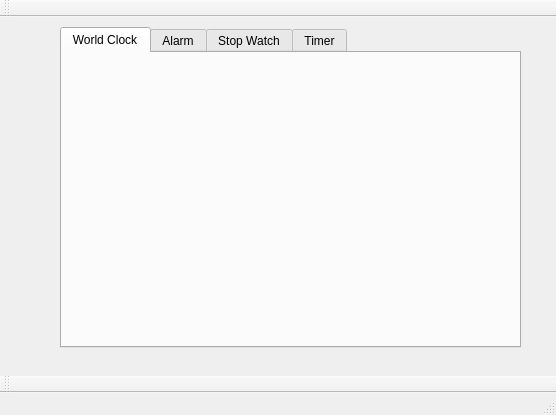
<?xml version="1.0" encoding="UTF-8"?>
<ui version="4.0">
 <class>MainWindow</class>
 <widget class="QMainWindow" name="MainWindow">
  <property name="geometry">
   <rect>
    <x>0</x>
    <y>0</y>
    <width>556</width>
    <height>415</height>
   </rect>
  </property>
  <property name="windowTitle">
   <string>MainWindow</string>
  </property>
  <widget class="QWidget" name="centralwidget">
   <widget class="QTabWidget" name="tabWidget">
    <property name="geometry">
     <rect>
      <x>60</x>
      <y>10</y>
      <width>461</width>
      <height>321</height>
     </rect>
    </property>
    <property name="currentIndex">
     <number>0</number>
    </property>
    <widget class="QWidget" name="tab">
     <attribute name="title">
      <string>World Clock</string>
     </attribute>
     <widget class="QLabel" name="label">
      <property name="geometry">
       <rect>
        <x>130</x>
        <y>40</y>
        <width>151</width>
        <height>51</height>
       </rect>
      </property>
      <property name="text">
       <string/>
      </property>
     </widget>
     <widget class="QWidget" name="">
      <property name="geometry">
       <rect>
        <x>30</x>
        <y>130</y>
        <width>401</width>
        <height>20</height>
       </rect>
      </property>
      <layout class="QHBoxLayout" name="horizontalLayout">
       <item>
        <widget class="QLabel" name="lbl_ir_time">
         <property name="text">
          <string/>
         </property>
        </widget>
       </item>
       <item>
        <widget class="QLabel" name="lbl_gr_time">
         <property name="text">
          <string/>
         </property>
        </widget>
       </item>
       <item>
        <widget class="QLabel" name="label_4">
         <property name="text">
          <string/>
         </property>
        </widget>
       </item>
      </layout>
     </widget>
    </widget>
    <widget class="QWidget" name="tab_2">
     <attribute name="title">
      <string>Alarm</string>
     </attribute>
     <widget class="QWidget" name="gridLayoutWidget">
      <property name="geometry">
       <rect>
        <x>0</x>
        <y>0</y>
        <width>451</width>
        <height>291</height>
       </rect>
      </property>
      <layout class="QGridLayout" name="gl_alarms">
       <item row="2" column="2">
        <widget class="QPushButton" name="btn_add_alarm">
         <property name="text">
          <string>+</string>
         </property>
        </widget>
       </item>
       <item row="2" column="1">
        <widget class="QLineEdit" name="ln_title_alarm"/>
       </item>
       <item row="2" column="0">
        <widget class="QTimeEdit" name="timeEdit"/>
       </item>
      </layout>
     </widget>
    </widget>
    <widget class="QWidget" name="tab_3">
     <attribute name="title">
      <string>Stop Watch</string>
     </attribute>
     <widget class="QPushButton" name="pbstart_stopwatch">
      <property name="geometry">
       <rect>
        <x>110</x>
        <y>210</y>
        <width>75</width>
        <height>24</height>
       </rect>
      </property>
      <property name="text">
       <string>Start</string>
      </property>
     </widget>
     <widget class="QPushButton" name="pbreset_stopwatch">
      <property name="geometry">
       <rect>
        <x>200</x>
        <y>210</y>
        <width>75</width>
        <height>24</height>
       </rect>
      </property>
      <property name="text">
       <string>Reset</string>
      </property>
     </widget>
     <widget class="QPushButton" name="pbstop_stopwatch">
      <property name="geometry">
       <rect>
        <x>290</x>
        <y>210</y>
        <width>75</width>
        <height>24</height>
       </rect>
      </property>
      <property name="text">
       <string>Stop</string>
      </property>
     </widget>
     <widget class="QLabel" name="lbl_stopwatch">
      <property name="geometry">
       <rect>
        <x>150</x>
        <y>60</y>
        <width>171</width>
        <height>91</height>
       </rect>
      </property>
      <property name="font">
       <font>
        <family>Seven Segment</family>
        <pointsize>46</pointsize>
       </font>
      </property>
      <property name="text">
       <string>0</string>
      </property>
      <property name="alignment">
       <set>Qt::AlignCenter</set>
      </property>
     </widget>
    </widget>
    <widget class="QWidget" name="tab_4">
     <attribute name="title">
      <string>Timer</string>
     </attribute>
     <widget class="QLineEdit" name="lnhour">
      <property name="geometry">
       <rect>
        <x>63</x>
        <y>50</y>
        <width>102</width>
        <height>99</height>
       </rect>
      </property>
      <property name="sizePolicy">
       <sizepolicy hsizetype="Expanding" vsizetype="Expanding">
        <horstretch>0</horstretch>
        <verstretch>0</verstretch>
       </sizepolicy>
      </property>
      <property name="font">
       <font>
        <family>Seven Segment</family>
        <pointsize>54</pointsize>
       </font>
      </property>
      <property name="styleSheet">
       <string notr="true">color: rgb(255, 0, 127);</string>
      </property>
      <property name="text">
       <string>0</string>
      </property>
      <property name="alignment">
       <set>Qt::AlignCenter</set>
      </property>
     </widget>
     <widget class="QLineEdit" name="lnminute">
      <property name="geometry">
       <rect>
        <x>171</x>
        <y>50</y>
        <width>103</width>
        <height>99</height>
       </rect>
      </property>
      <property name="sizePolicy">
       <sizepolicy hsizetype="Expanding" vsizetype="Expanding">
        <horstretch>0</horstretch>
        <verstretch>0</verstretch>
       </sizepolicy>
      </property>
      <property name="font">
       <font>
        <family>Seven Segment</family>
        <pointsize>54</pointsize>
       </font>
      </property>
      <property name="styleSheet">
       <string notr="true">color: rgb(255, 0, 127);</string>
      </property>
      <property name="text">
       <string>15</string>
      </property>
      <property name="alignment">
       <set>Qt::AlignCenter</set>
      </property>
     </widget>
     <widget class="QLineEdit" name="lnsecond">
      <property name="geometry">
       <rect>
        <x>280</x>
        <y>50</y>
        <width>102</width>
        <height>99</height>
       </rect>
      </property>
      <property name="sizePolicy">
       <sizepolicy hsizetype="Expanding" vsizetype="Expanding">
        <horstretch>0</horstretch>
        <verstretch>0</verstretch>
       </sizepolicy>
      </property>
      <property name="font">
       <font>
        <family>Seven Segment</family>
        <pointsize>54</pointsize>
       </font>
      </property>
      <property name="styleSheet">
       <string notr="true">color: rgb(255, 0, 127);</string>
      </property>
      <property name="text">
       <string>30</string>
      </property>
      <property name="alignment">
       <set>Qt::AlignCenter</set>
      </property>
     </widget>
     <widget class="QPushButton" name="pbreset_timer">
      <property name="geometry">
       <rect>
        <x>180</x>
        <y>180</y>
        <width>75</width>
        <height>24</height>
       </rect>
      </property>
      <property name="text">
       <string>Reset</string>
      </property>
     </widget>
     <widget class="QPushButton" name="pbstop_timer">
      <property name="geometry">
       <rect>
        <x>270</x>
        <y>180</y>
        <width>75</width>
        <height>24</height>
       </rect>
      </property>
      <property name="text">
       <string>Stop</string>
      </property>
     </widget>
     <widget class="QPushButton" name="pbstart_timer">
      <property name="geometry">
       <rect>
        <x>90</x>
        <y>180</y>
        <width>75</width>
        <height>24</height>
       </rect>
      </property>
      <property name="text">
       <string>Start</string>
      </property>
     </widget>
    </widget>
   </widget>
  </widget>
  <widget class="QMenuBar" name="menubar">
   <property name="geometry">
    <rect>
     <x>0</x>
     <y>0</y>
     <width>556</width>
     <height>22</height>
    </rect>
   </property>
  </widget>
  <widget class="QStatusBar" name="statusbar"/>
  <widget class="QToolBar" name="toolBar">
   <property name="windowTitle">
    <string>toolBar</string>
   </property>
   <attribute name="toolBarArea">
    <enum>TopToolBarArea</enum>
   </attribute>
   <attribute name="toolBarBreak">
    <bool>false</bool>
   </attribute>
  </widget>
  <widget class="QToolBar" name="toolBar_2">
   <property name="windowTitle">
    <string>toolBar_2</string>
   </property>
   <attribute name="toolBarArea">
    <enum>BottomToolBarArea</enum>
   </attribute>
   <attribute name="toolBarBreak">
    <bool>false</bool>
   </attribute>
  </widget>
 </widget>
 <resources/>
 <connections/>
</ui>
